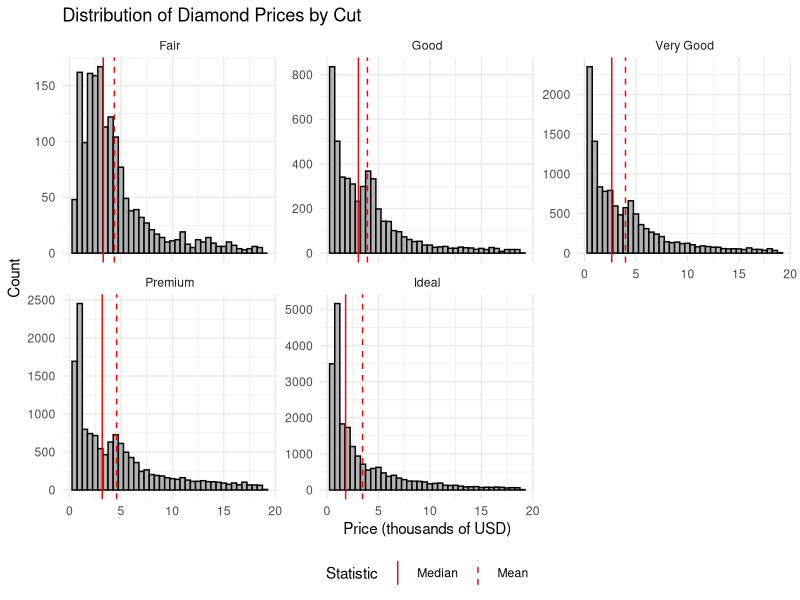
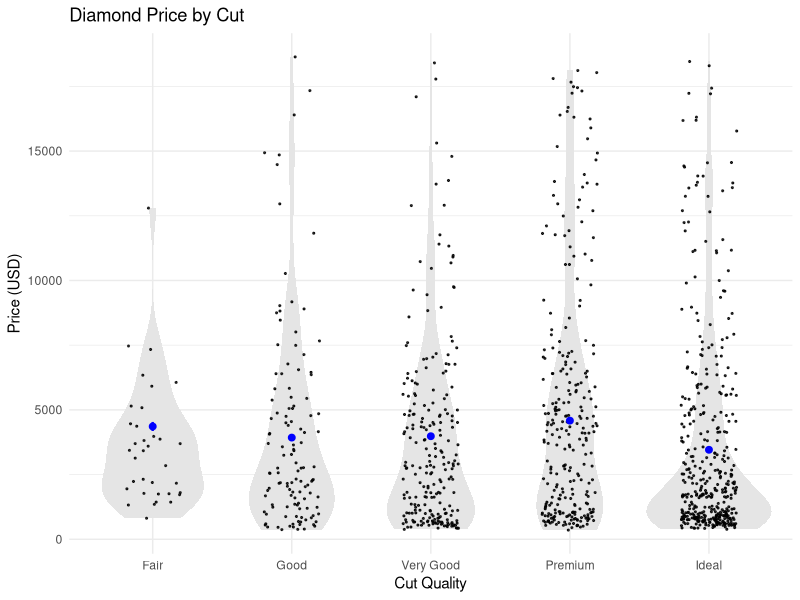

The R script that drew these images, in order:
## ---- chunk 1
# load packages ------------------------------

library(tidyverse)


# summarize price by cut ---------------------

diamond_summary <- 
  diamonds %>%
  group_by(cut) %>%
  summarize(
    median_price = median(price, na.rm = TRUE),
    mean_price = mean(price, na.rm = TRUE),
    std_dev_price = sd(price, na.rm = TRUE),
    sample_size = sum(!is.na(price)),
    std_err_mean = std_dev_price / sqrt(sample_size),
    t_crit = qt(0.975, df = sample_size - 1),
    ci_mean_lower = mean_price - t_crit * std_err_mean,
    ci_mean_upper = mean_price + t_crit * std_err_mean,
    chi2_lower = qchisq(0.975, df = sample_size - 1),
    chi2_upper = qchisq(0.025, df = sample_size - 1),
    ci_sd_lower = sqrt((sample_size - 1) * std_dev_price^2 / chi2_lower),
    ci_sd_upper = sqrt((sample_size - 1) * std_dev_price^2 / chi2_upper)
  ) |> 
  print()

# Faceted histograms ------------------------

# Prepare a long-format data frame for 
#   vertical lines
diamond_lines <- 
  diamond_summary |> 
  select(cut, mean_price, median_price) |> 
  pivot_longer(
    cols = c(mean_price, median_price),
    names_to = "statistic",
    values_to = "value"
  ) |> 
  mutate(
    # make the statistic names readable
    statistic = recode(
      statistic,
      median_price = "Median",
      mean_price = "Mean",
    ),
    # ensure order in legend
    statistic = factor(   
      statistic, 
      levels = c("Median", "Mean")
    )
  ) |> 
  print()


# Create the plot
ggplot(diamonds, aes(x = price / 1000)) +
  geom_histogram(binwidth = 0.5, fill = "gray70", color = "black") +
  geom_vline(
    data = diamond_lines,
    aes(xintercept = value / 1000, linetype = statistic),
    color = "red",
    show.legend = TRUE
  ) +
  scale_linetype_manual(values = c("Mean" = "dashed", "Median" = "solid")) +
  facet_wrap(~ cut, scales = "free_y") +
  labs(
    title = "Distribution of Diamond Prices by Cut",
    x = "Price (thousands of USD)",
    y = "Count",
    linetype = "Statistic"
  ) +
  theme_minimal() +
  theme(legend.position = "bottom")


# Strip plot with violin and means ----------
diamonds |> 
  sample_frac(.02) |> # only for big data sets
  ggplot(aes(x = cut, y = price)) +
  geom_violin(fill = "gray90", color = NA) +
  geom_jitter(
    width = 0.2, alpha = 0.8, size = 0.4
  ) +
  geom_linerange(
    data = diamond_summary,
    aes(x = cut, y = NULL,
        ymin = ci_mean_lower, 
        ymax = ci_mean_upper),
    color = "blue",
    linewidth = 0.8
  ) +
  geom_point(
    data = diamond_summary,
    aes(x = cut, y = mean_price),
    color = "blue",
    size = 2
  ) +
  labs(
    title = "Diamond Price by Cut",
    x = "Cut Quality",
    y = "Price (USD)"
  ) +
  theme_minimal()
